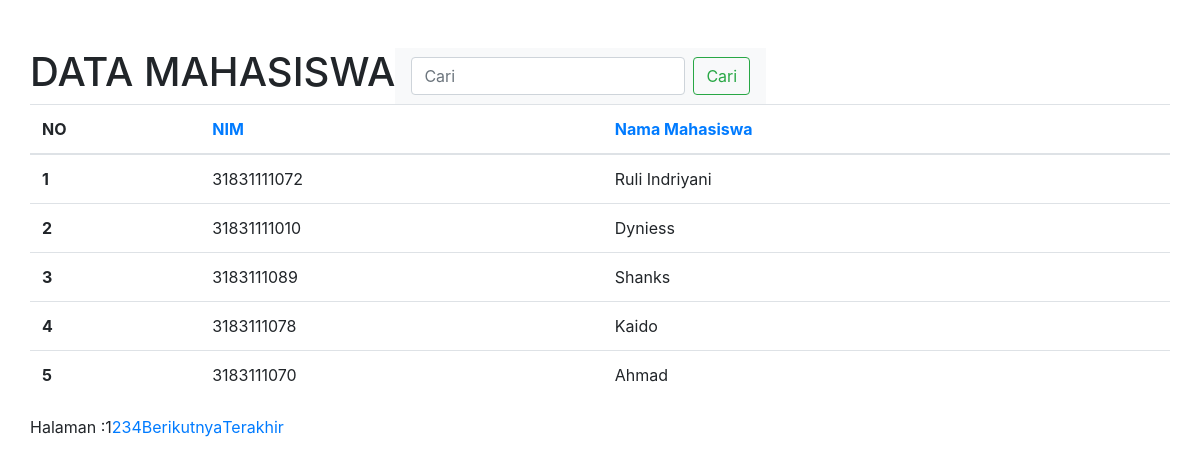
Page /tampil_mahasiswa.php?order=nim&dir=DESC&perPage=5 on the committed database.
### tables this page shows
CREATE TABLE `tb_mahasiswa` (
  `id -mahsiswa` int(10) NOT NULL,
  `nim` varchar(11) NOT NULL DEFAULT '''''',
  `nama` varchar(35) NOT NULL DEFAULT '''''',
  `prodi_id` int(10) NOT NULL DEFAULT 0,
  `fakultas_id` int(10) NOT NULL DEFAULT 0,
  `tahun_masuk` char(5) NOT NULL DEFAULT '''''',
  `gender` enum('L','P','''''') NOT NULL DEFAULT '''''',
  `tmpt_lahir` varchar(20) NOT NULL DEFAULT '''''',
  `tgl_lahir` date NOT NULL
);

### tampil_mahasiswa.php (the view, shortened to what this page needs)
<?php
	require 'koneksi.php';
	$sql = "SELECT NIM,nama FROM tb_mahasiswa";
		$order = isset($_GET['order'])?$_GET['order'] : 'nim';
		$dir = isset($_GET['dir'])?$_GET['dir'] : 'ASC';
		$perPage = isset($_GET['perPage'])?$_GET['perPage'] : 5;
		$page = isset($_GET['page'])?$_GET['page'] : 1;
		$params = array();
	if(!empty($order))
	{
		$sql .= " ORDER BY $order $dir";
		$params['order'] = "order=$order";
		$params['dir'] = "dir=$dir";
	}
		$query = mysqli_query($con, $sql);
		$jumlahData = mysqli_num_rows($query);
		$jumlahHalaman = ceil($jumlahData/$perPage);
	if(!empty($perPage))
	{
		$params['perPage'] = "perPage=$perPage";
	}
	if(!empty($page))
	{
		$offset = $perPage * ($page-1);
		$sql .= " LIMIT $offset,$perPage";
		$query = mysqli_query($con, $sql);
	}else
	{
		$offset = 0;
	}
	$columns = array
					('nim'=>'NIM',
					 'nama' => 'Nama Mahasiswa'
					);
	require 'header.php';
?>
<div class="container">
	<div class="row mt-5">
		<h1 class="text-center">DATA MAHASISWA</h1>
		<nav class="navbar navbar-light bg-light">
		  <form class="form-inline" action="" method="post">
		    <input class="form-control mr-sm-2" type="search" placeholder="Cari" aria-label="Search" name="search">
		    <button class="btn btn-outline-success my-2 my-sm-0" type="submit" value="cari">Cari</button>
		  </form>
		</nav>
		<table class="table">
		  <thead>
		    <tr>
		      <th scope="col">NO</th>
		      <?php foreach($columns as $field=>$caption)
		      {
			      	$params['order']="order=$order";
			      	if($field==$order)
			      	{
			      		$dir=($dir=='ASC')?'DESC':'ASC';
			      	}else
			      	{
			      		$dir='ASC';
			      	}
			      	$params['dir']="dir=$dir";
			      	echo"<th><a href='?". implode($params, '&') . "'>$caption</a></th>";
				}
		      	?>
		    </tr>
		  </thead>
		  <tbody>
		    <?php
		    $no=1;
		 	while($data = mysqli_fetch_assoc($query)){
		 	?>
		 	<tr>
		 	<th scope="row"><?= $no++; ?></th>
		      <td><?= $data['NIM']; ?></td>
		      <td><?= $data['nama']; ?></td>
		 	</tr>
			<?php }
			?>
		</table>
		<?php
		echo "Halaman :";
		for($i=1; $i<$jumlahHalaman; $i++){
			if($i == $page){
				$label = $i;
			}else{
				$params['page'] = "page=$i";
				$label = '<a href="?' . implode($params, '&') . '">' . $i . '</a>';
			}
			if($i>1){
				$label = ' ' . $label;
			}
			echo "$label ";
		}
		if ($page < $jumlahHalaman) {
			$berikutnya = $page;
			$params['page'] = "page=" . ++$berikutnya;
			echo '<a href="?' . implode($params, '&') . '">Berikutnya </a>';
		}
		if ($page < $jumlahHalaman) {
			$terakhir['page'] = "page=$jumlahHalaman";
			echo '<a href="?' . implode($terakhir, '&') . '">Terakhir </a>';
		}
		 ?>
	</div>
</div>
<?php require 'footer.php'; ?>

### rows in the picture
tb_mahasiswa: nim "31831111072", nama "Ruli Indriyani"
tb_mahasiswa: nim "31831111010", nama "Dyniess"
tb_mahasiswa: nim "3183111089", nama "Shanks"
tb_mahasiswa: nim "3183111078", nama "Kaido"
tb_mahasiswa: nim "3183111070", nama "Ahmad"

### other values in the picture
$caption "NIM"
$caption "Nama Mahasiswa"
$label "1"
